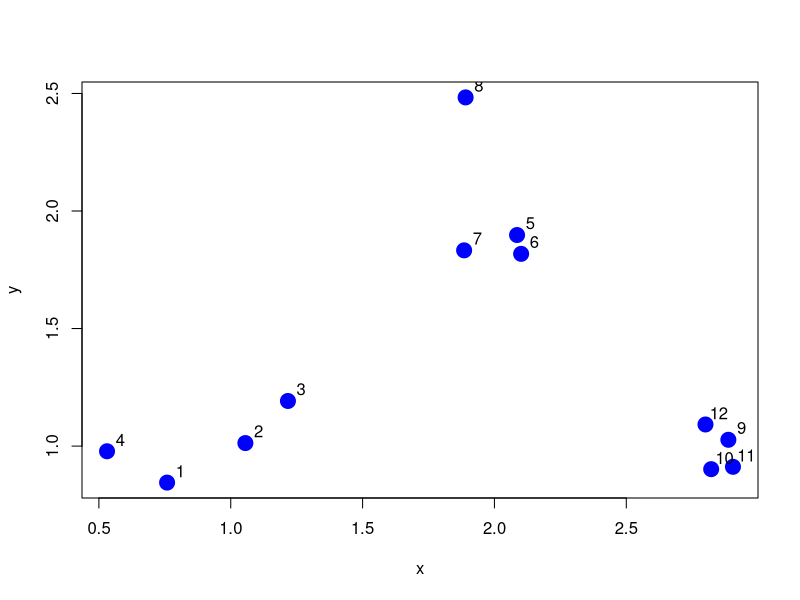
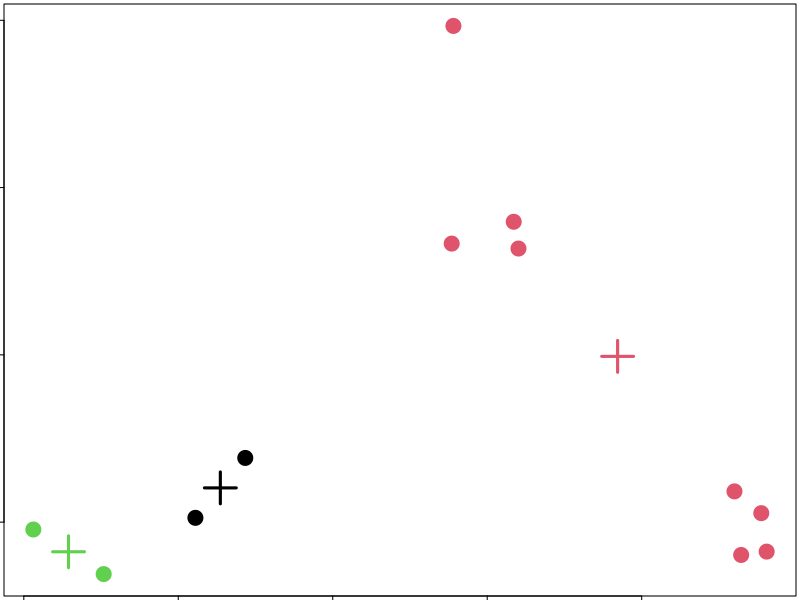
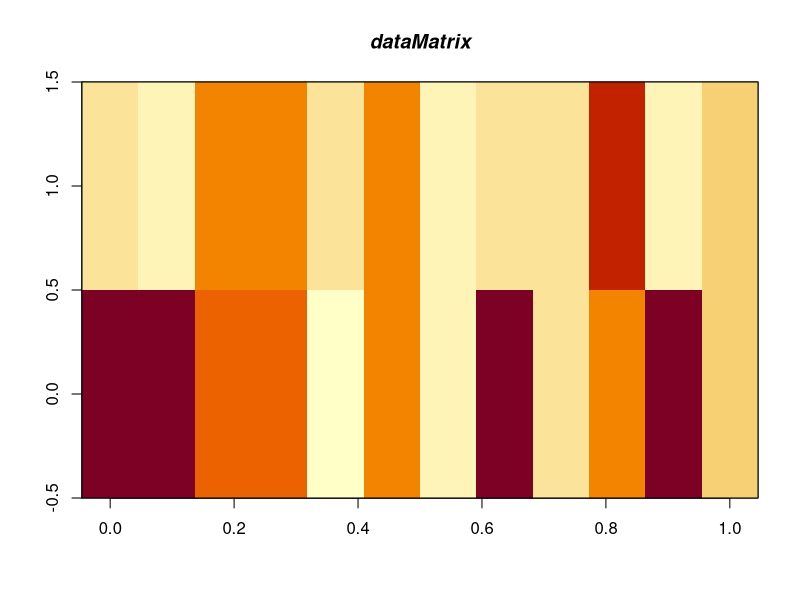
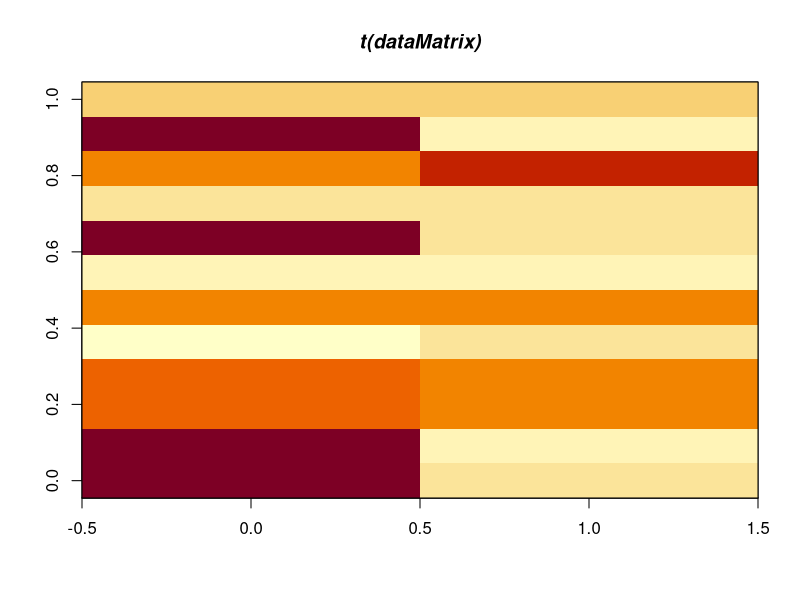
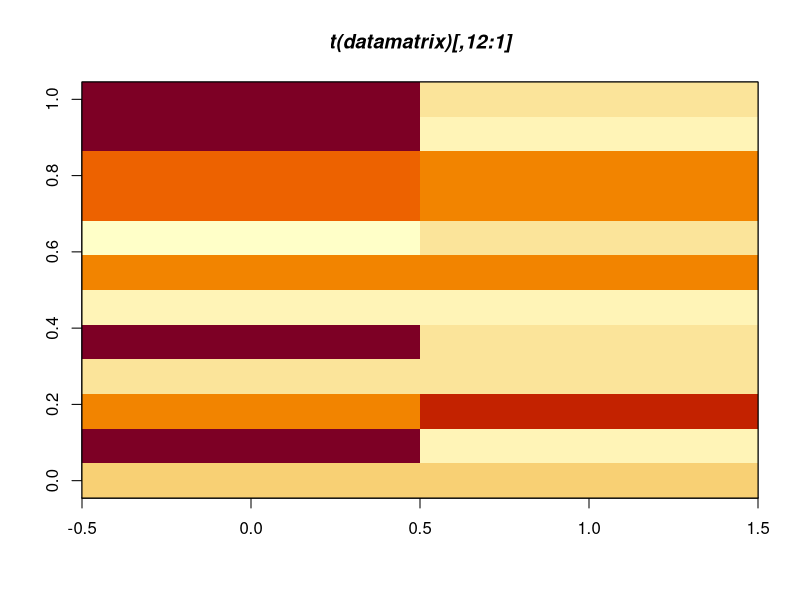
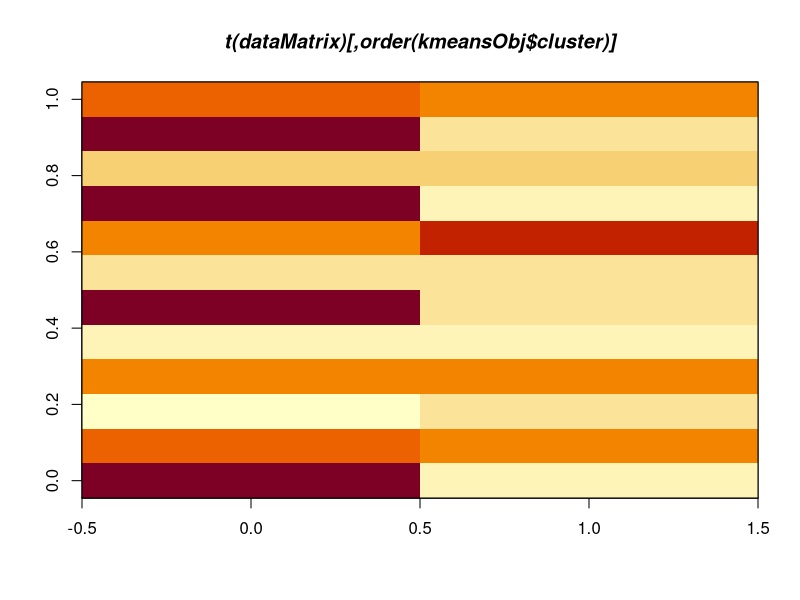
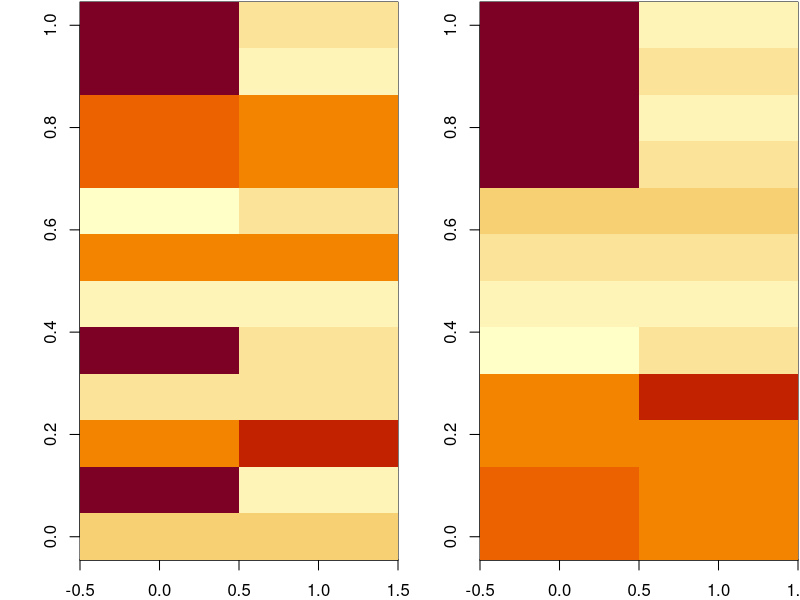

Source code (R) for these figures, in order:
# K-Means Clustering (part 2)

# kmeans()
set.seed(1234)
x <- rnorm(12, mean = rep(1:3, each = 4), sd = 0.2)        
y <- rnorm(12, mean = rep(c(1, 2, 1), each = 4), sd = 0.2)
plot(x, y, col = "blue", pch = 19, cex = 2)
text(x + 0.05, y + 0.05, labels = as.character(1:12))

dataFrame <- data.frame(x,y)
kmeansObj <- kmeans(dataFrame, centers = 3) # perform k-means clustering analysis and set 3 centroids
names(kmeansObj)
kmeansObj$cluster 

# visualise the kmeans()
oldpar <- par("mar")
par(mar = rep(0.2, 4))
plot(x, y, col = kmeansObj$cluster, pch = 19, cex = 2)
points(kmeansObj$centers, col = 1:3, pch = 3, cex = 3, lwd = 3)

# heatmaps - making heatmap to match data frame then re-order according to cluster
set.seed(1234)
par(mar = oldpar)
dataMatrix <- as.matrix(dataFrame)[sample(1:12),] 
dataMatrix
image(dataMatrix)
box()
title(main = "dataMatrix", font.main = 4)

image(t(dataMatrix))
box()
title(main = "t(dataMatrix)", font.main = 4) # Transpose 

image(t(dataMatrix)[,nrow(dataMatrix):1]) 
box()
title(main = "t(datamatrix)[,12:1]", font.main = 4) # Inverse the columns (this heat map is alligned with the dataframe)

image(t(dataMatrix)[,order(kmeansObj$cluster)])
box()
title(main = "t(dataMatrix)[,order(kmeansObj$cluster)]", font.main = 4) # re-order the columns based on clusters

kmeansObj <- kmeans(dataMatrix, centers=3) 
par(mfrow=c(1,2), mar = c(2, 4, 0.1, 0.1)) 
image(t(dataMatrix)[,nrow(dataMatrix):1]) # t = transpose
image(t(dataMatrix)[,order(kmeansObj$cluster)])

